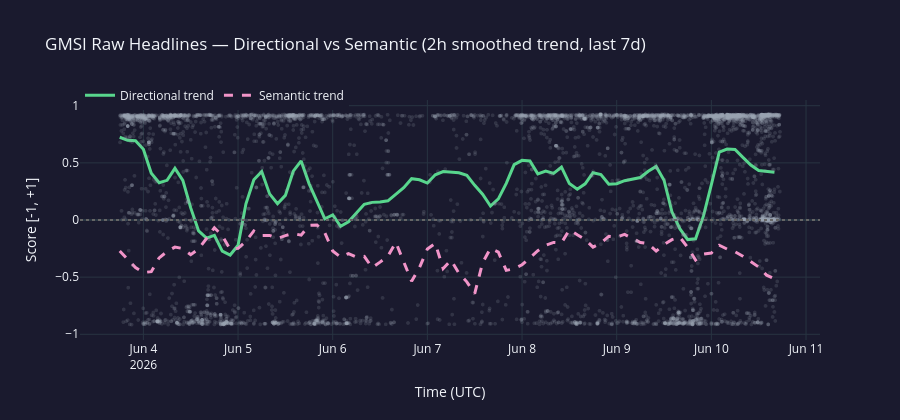
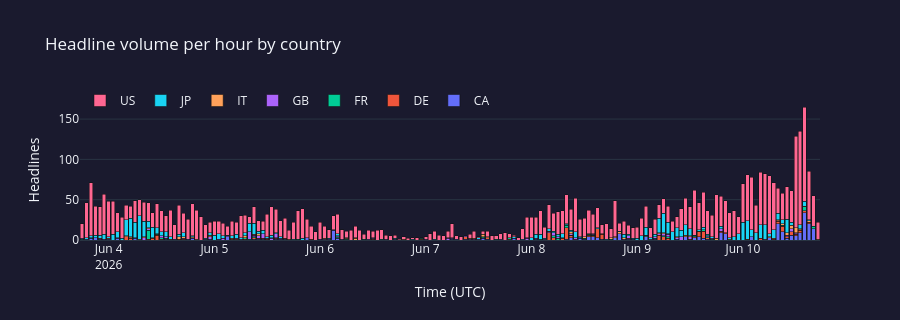

The cell these charts' notebook holds for them, in order:
### Markdown cell above
## Step 6 — Visualise the initial snapshot

Compare directional and semantic scores. The divergence between them often carries signal.

### Code cell
import plotly.graph_objects as go
from plotly.subplots import make_subplots


def load_db(db_path: str = DB_PATH, hours: int = 168) -> pd.DataFrame:
    since = (datetime.now(timezone.utc) - timedelta(hours=hours)).isoformat()
    with sqlite3.connect(db_path) as conn:
        df = pd.read_sql(
            'SELECT * FROM gmsi_headlines WHERE publication_time >= ? ORDER BY publication_time',
            conn, params=(since,),
        )
    df['publication_time'] = pd.to_datetime(df['publication_time'], utc=True)
    df['directional_score'] = pd.to_numeric(df['directional_score'], errors='coerce')
    df['semantic_sentiment_score'] = pd.to_numeric(df['semantic_sentiment_score'], errors='coerce')
    return df.dropna(subset=['directional_score', 'semantic_sentiment_score'])


df = load_db(hours=168)
print(f'{len(df):,} records loaded from DB')

if df.empty:
    print('No data yet — run the dry-run cell above or the backfill step first.')
else:
    freq = '2h' if (df['publication_time'].max() - df['publication_time'].min()).total_seconds() >= 120 * 3600 else '1h'
    trend = (
        df.set_index('publication_time')
        .resample(freq)
        .agg(
            directional=('directional_score', 'mean'),
            semantic=('semantic_sentiment_score', 'mean'),
            headlines=('directional_score', 'count'),
        )
    )
    trend[['directional', 'semantic']] = trend[['directional', 'semantic']].rolling(3, min_periods=1).mean()

    fig = go.Figure()
    fig.add_trace(go.Scattergl(
        x=df['publication_time'], y=df['directional_score'], mode='markers',
        marker=dict(size=4, color='#9aa4b2', opacity=0.18),
        name='Headline directional scores', showlegend=False,
    ))
    fig.add_trace(go.Scatter(
        x=trend.index, y=trend['directional'], mode='lines',
        line=dict(color='#58d68d', width=3), name='Directional trend',
    ))
    fig.add_trace(go.Scatter(
        x=trend.index, y=trend['semantic'], mode='lines',
        line=dict(color='#f194c8', width=3, dash='dash'), name='Semantic trend',
    ))
    fig.add_hline(y=0, line_dash='dot', line_color='#666')
    fig.update_layout(
        template='plotly_dark', paper_bgcolor='#1a1a2e', plot_bgcolor='#1a1a2e',
        title=f'GMSI Raw Headlines — Directional vs Semantic ({freq} smoothed trend, last 7d)',
        xaxis_title='Time (UTC)', yaxis_title='Score [-1, +1]', yaxis=dict(range=[-1.05, 1.05]),
        height=420, legend=dict(orientation='h', x=0, y=1.08),
    )
    fig.show()

    counts = df.assign(hour=df['publication_time'].dt.floor('1h')).groupby(['hour', 'country']).size().reset_index(name='headlines')
    fig = go.Figure()
    for country in sorted(counts['country'].unique()):
        sub = counts[counts['country'] == country]
        fig.add_trace(go.Bar(x=sub['hour'], y=sub['headlines'], name=country))
    fig.update_layout(
        template='plotly_dark', paper_bgcolor='#1a1a2e', plot_bgcolor='#1a1a2e',
        title='Headline volume per hour by country', barmode='stack',
        xaxis_title='Time (UTC)', yaxis_title='Headlines', height=320,
        legend=dict(orientation='h', x=0, y=1.1),
    )
    fig.show()
